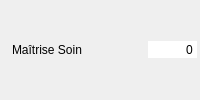
       <widget class="QWidget" name="widget_m_soin" native="true">
        <property name="minimumSize">
         <size>
          <width>200</width>
          <height>26</height>
         </size>
        </property>
        <layout class="QHBoxLayout" name="horizontalLayout_22">
         <property name="spacing">
          <number>2</number>
         </property>
         <property name="leftMargin">
          <number>3</number>
         </property>
         <property name="topMargin">
          <number>3</number>
         </property>
         <property name="rightMargin">
          <number>3</number>
         </property>
         <property name="bottomMargin">
          <number>3</number>
         </property>
         <item>
          <widget class="QLabel" name="label_43">
           <property name="text">
            <string/>
           </property>
           <property name="pixmap">
            <pixmap resource="../../resources/resources.qrc">:/images/Aptitudes/soin.png</pixmap>
           </property>
          </widget>
         </item>
         <item>
          <widget class="QLabel" name="label_m_soin">
           <property name="text">
            <string>Maîtrise Soin</string>
           </property>
          </widget>
         </item>
         <item>
          <spacer name="horizontalSpacer_23">
           <property name="orientation">
            <enum>Qt::Horizontal</enum>
           </property>
           <property name="sizeHint" stdset="0">
            <size>
             <width>37</width>
             <height>12</height>
            </size>
           </property>
          </spacer>
         </item>
         <item>
          <widget class="QSpinBox" name="sp_m_soin">
           <property name="focusPolicy">
            <enum>Qt::NoFocus</enum>
           </property>
           <property name="autoFillBackground">
            <bool>true</bool>
           </property>
           <property name="frame">
            <bool>false</bool>
           </property>
           <property name="alignment">
            <set>Qt::AlignRight|Qt::AlignTrailing|Qt::AlignVCenter</set>
           </property>
           <property name="buttonSymbols">
            <enum>QAbstractSpinBox::NoButtons</enum>
           </property>
           <property name="suffix">
            <string/>
           </property>
           <property name="minimum">
            <number>-999999</number>
           </property>
           <property name="maximum">
            <number>9999999</number>
           </property>
           <property name="stepType">
            <enum>QAbstractSpinBox::DefaultStepType</enum>
           </property>
          </widget>
         </item>
        </layout>
       </widget>
